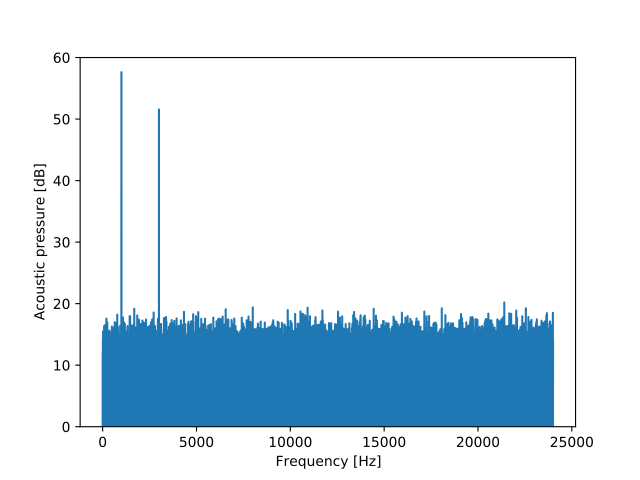

Write Python code to recreate this figure.
import numpy as np
import matplotlib.pyplot as plt
from mosqito.sound_level_meter.spectrum import spectrum
fs = 48000
d = 2
f = 1000
dB = 60
time = np.arange(0, d, 1/fs)
stimulus = np.sin(2 * np.pi * f * time) + 0.5 * np.sin(2 * np.pi * 3 * f * time)+ np.random.normal(0,0.5, len(time))
rms = np.sqrt(np.mean(np.power(stimulus, 2)))
ampl = 0.00002 * np.power(10, dB / 20) / rms
stimulus = stimulus * ampl
spectrum_db, freq_axis = spectrum(stimulus, fs, db=True)
plt.plot(freq_axis, spectrum_db)
plt.ylim(0,60)
plt.xlabel("Frequency [Hz]")
plt.ylabel("Acoustic pressure [dB]")
